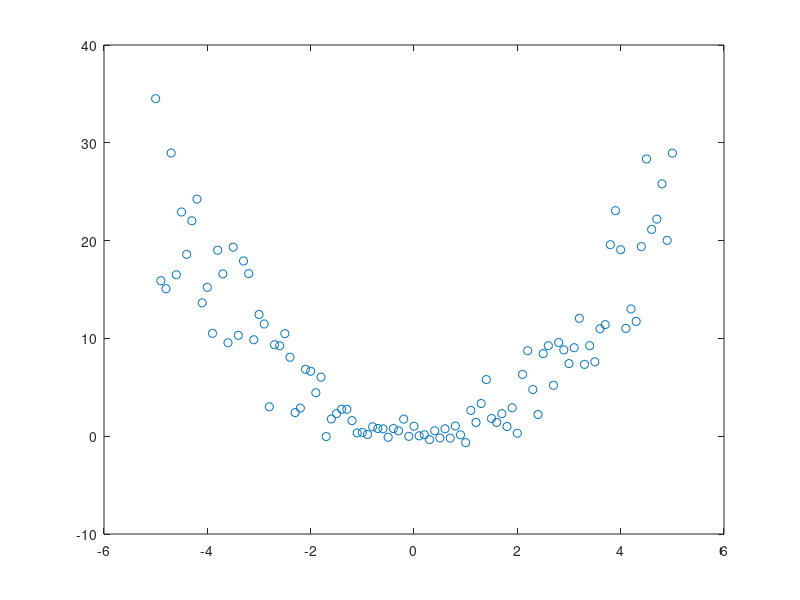

The MATLAB source for this figure:
x=-5:0.1:5;
%% Line data
% slope=-1+2*rand(length(x),1)+3;
% intrsctn=rand(length(x),1)-5;
% y=slope'.*x+intrsctn';
%% x^2 data
y= (x-1+2*(rand(length(x),1))').^2+1-2*rand(length(x),1)';
data=[x;y];
plot(x,y,'o')

%% Generate random data for test
%data = 150*(2*rand(2,100)-1); data = data.*rand(2,100);
%ransac_demo(data,2,100,10,0.1);